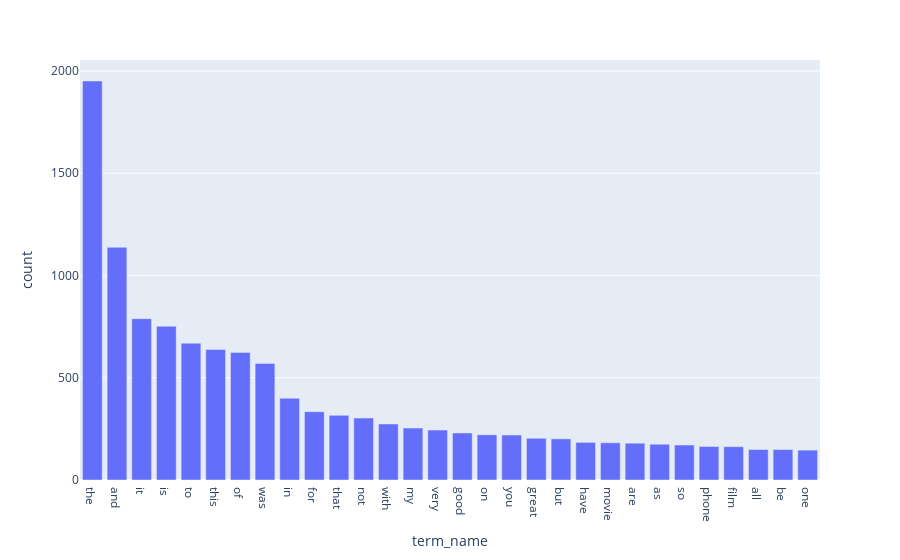

The code cell stored with this chart in its notebook:
### Markdown cell above
### >>> **Exercise 15 (take home):** 
Additionally, you can attempt to sort the terms on the `x-axis` by frequency instead of in alphabetical order. This way the visualization is more meaninfgul and you will be able to observe the so called [long tail](https://en.wikipedia.org/wiki/Long_tail) (get familiar with this term since it will appear a lot in data mining and other statistics courses). see picture below

![alt txt](https://upload.wikimedia.org/wikipedia/commons/thumb/8/8a/Long_tail.svg/1000px-Long_tail.svg.png)

### Code cell
# Answer here
sort_idx, sort_count = [], []
sort_freq = sorted(enumerate(term_frequencies), key=lambda i: i[1], reverse=True)
for idx, count in sort_freq:
    sort_idx.append(idx)
    sort_count.append(count)
sort_term = count_vect.get_feature_names_out()[sort_idx]

dateframe = pd.DataFrame(data={'term_name': sort_term[:30], 'count': sort_count[:30]})

fig = px.bar(dateframe, x='term_name', y='count')
fig.show()

### Figure 1 — Plotly figure (JSON) as saved in the notebook; plotly's stock layout.template omitted (floating-point values rounded to 4 significant figures)
{"data": [{"alignmentgroup": "True", "hovertemplate": "term_name=%{x}<br>count=%{y}<extra></extra>", "legendgroup": "", "marker": {"color": "#636efa", "pattern": {"shape": ""}}, "name": "", "offsetgroup": "", "orientation": "v", "showlegend": false, "textposition": "auto", "type": "bar", "x": ["the", "and", "it", "is", "to", "this", "of", "was", "in", "for", "that", "not", "with", "my", "very", "good", "on", "you", "great", "but", "have", "movie", "are", "as", "so", "phone", "film", "all", "be", "one"], "xaxis": "x", "y": [1951, 1138, 789, 752, 669, 638, 624, 570, 400, 334, 316, 303, 274, 254, 244, 230, 221, 220, 204, 201, 184, 182, 180, 175, 171, 164, 163, 149, 149, 146], "yaxis": "y"}], "layout": {"barmode": "relative", "legend": {"tracegroupgap": 0}, "margin": {"t": 60}, "xaxis": {"anchor": "y", "domain": [0, 1], "title": {"text": "term_name"}}, "yaxis": {"anchor": "x", "domain": [0, 1], "title": {"text": "count"}}}}
